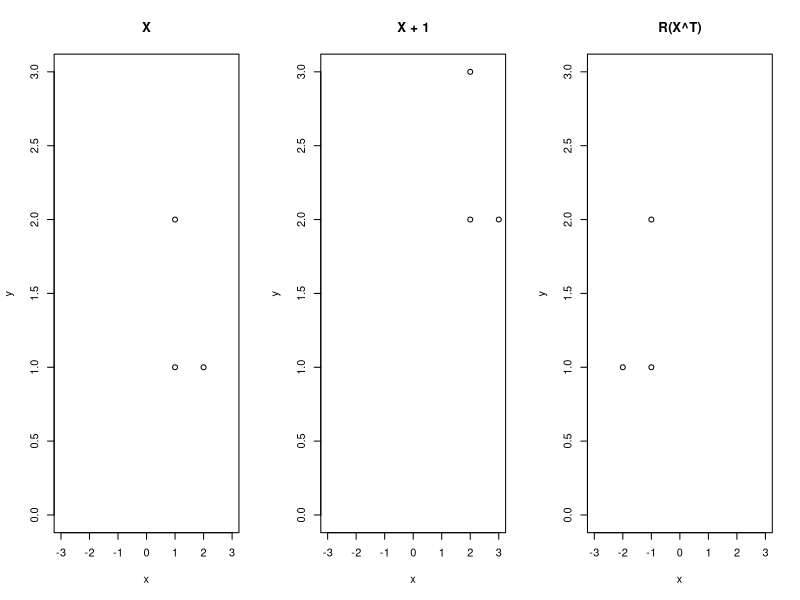
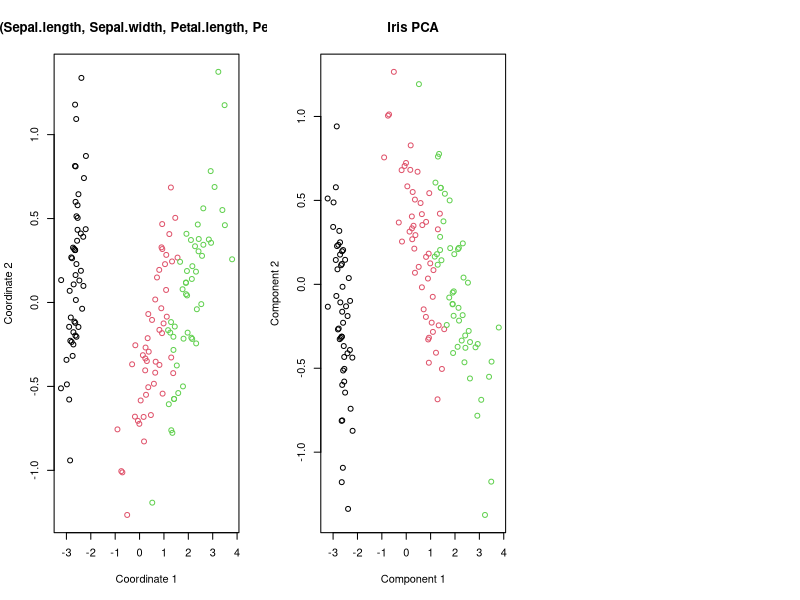

The R source for these figures, in order:
## ---- chunk 1
knitr::opts_chunk$set(echo = FALSE)
## ---- chunk 2
X1 <-  matrix(c(
    1, 1, 
    1, 2, 
    2, 1), byrow = TRUE, nrow = 3)

# translate X1
X2 <- X1 + 1

# rotate X1
R <- matrix(c(0, -1,
              1, 0), byrow = TRUE, nrow = 2)
X3 <- t(R %*% t(X1))

par(mfrow = c(1, 3))
plot(X1, ylim = c(0,3), xlim = c(-3,3), xlab = "x", ylab = "y", main = "X")
plot(X2, ylim = c(0,3), xlim = c(-3,3), xlab = "x", ylab = "y", main = "X + 1")
plot(X3, ylim = c(0,3), xlim = c(-3,3), xlab = "x", ylab = "y", main = "R(X^T)")
## ---- chunk 3
data("iris")

d <- dist(iris[c(1:4)])
fit <- cmdscale(d, eig = TRUE, k = 2)

x <- fit$points[,1]
y <- fit$points[,2]
plot(x, y, xlab = "Coordinate 1", ylab = "Coordinate 2", main = "Iris - (Sepal.length, Sepal.width, Petal.length, Petal.width)", col = iris$Species)
## ---- chunk 4
ir.pca <- prcomp(iris[c(1:4)], center = TRUE)

x <- ir.pca$x[,1]
y <- ir.pca$x[,2]
plot(x, y, xlab = "Component 1", ylab = "Component 2", main = "Iris PCA", col = iris$Species)
